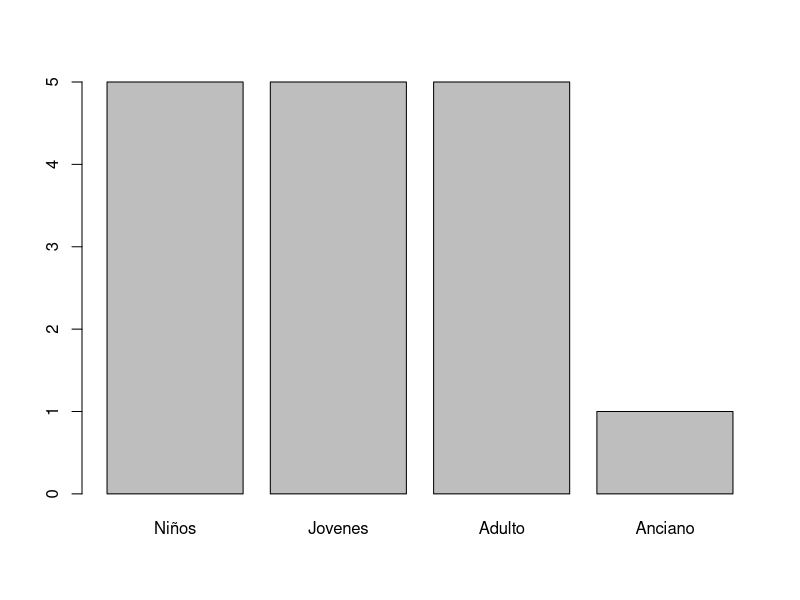
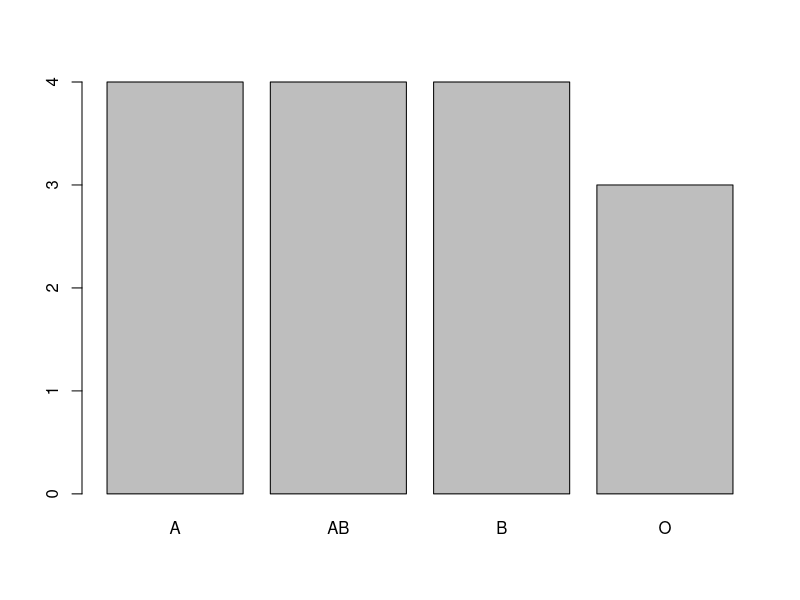

The R source for these figures, in order: (Note: this script raises an error after producing the figures.)
#-----------------------------------------------------
#
#       Maestria MAEC INEGI
#       Propedeutico
#       Introduccion a la Programación
#       Nociones Basicas de R
#
#-----------------------------------------------------

#-----------------------------------------------------
# Librerías necesarias
library(MASS)
library(lattice)

#-----------------------------------------------------
#       LA CONSOLA DE R
#-----------------------------------------------------
# Manera clasica de consultar la ayuda:
help(sd)
?sd
help.search("solve")  # Archivos relacionados con "solve"
help()    # Ayuda para caracteres especiales o palabras reservadas

#Librerias y objetos disponibles
library()  # Muestra las librerias disponibles que pueden ser cargadas
search()   # Muestra las librerias ya cargadas y disponibles
ls()       # Objetos usados

# Se puede usar R como una simple calculadora
5 - 1 + 10  # Suma y resta
7 * 10 / 2  # multiplica y divida
pi      # el número pi
sqrt(2) # Raiz cuadrada 

# Crear objetos mediante asignaciones
x <- 5    # El objeto x toma el valor 5
x       # imprime x   
x = 6     # x ahora toma el valor 6
x
(x <- pi) # asigna el numero pi a x e imprime

# R es sensible a mayúsculas y minúsculas
# Dos objetos diferentes
b <- 2
B <- 4

# Comandos utiles
ls()  #muestra los objetos usados
rm(b) #borra objetos usados
ls()

# Saber si un nombre es una función de R
c

#-----------------------------------------------------
#       TIPOS DE OBJETOS EN R
#-----------------------------------------------------

#-----------------------------------------------------
# Vectores
x <- 0:19    # una secuencia de 20 números
x[5]       # muestra el elemento en la 5ta. posición
x <- seq(1, 10, length = 5)
seq(1, 20, by = 2) # Secuencia de dos en dos
# Vector de ceros.
numeric(6)
integer(3)
rep(2,6) # Vector de constantes

#vectores a traves de "c"
x <- c(1.3,2.5,3.6,4.7,8.2)
y <- c(x, 0, x) # Generamos un vector a partir de otro vector.

# Se pueden agregar nombres a los vectores.
z <- c(1, 3, 45)
names(z)
names(z) <- c("primero","segundo","tercero")
z

#vector logico
x <- 1:5
cond1 <- x < 4
cond1
cond2 <- x >= 3
cond1 & cond2 # Hacemos una ’y’ lógica
logical(3) # Vector de tres elementos lógicos

# Generacion de caracteres
(x <- character(3)) #vector de 3 entradas vacias
# Vector con las 4 primeras letras del alfabeto
x2 <- c("A","B","C","D")
# Otra forma
x3 <- LETTERS[1:4]

# Atributos de un objeto
is.logical(x)
is.numeric(x)
is.integer(x)

# Uso de NA, NaN e Inf
(x <- c(NA,0/0,Inf-Inf,Inf,5)) #diferencias entre NA, NaN e Inf

# Longitud de un vector
length(y) 

# Convertir vectores
h1 <- c(1.3,0.6,-3.8)
h1
h2 <- as.integer(h1) # convierte a enteros
h2 
as.logical(h2) # convierte en logico

# Operaciones con vectores
a <- 5:2
b <- (1:4) * 2
a
b

a + b   # Sumamos vectores
a - b # Diferencia de vectores
a * b # Producto de vectores (elemento a elemento)
a / b # Cociente de vectores (elemento a elemento)
a ^ b # Potencia de vectores (elemento a elemento)

# Producto de un escalar por un vector
2 * a
# Operación con más de dos vectores
d <- rep(2,4)
a + b + d

# Evaluacion de la funcion
#                 x^2 + 2y 
#  f(x,y) = log (-----------)
#                 (x + y)^2
# Definimos los vectores x e y
(x <- 10:6)
(y <- seq(1,9,2))
# Definimos f(x,y) en términos de estos vectores.
# Guardamos los resultados en z
(z <- log(x^2 + 2*y) / (x + y)^2)


#-----------------------------------------------------
# Matrices y arreglos
# definir la matriz
#  | 1 4 7 |
#  | 2 5 8 |
#  | 3 6 9 |
# USaremos
matriz <- matrix(c(1,2,3,4,5,6,7,8,9), nrow = 3, ncol = 3)

# dimensiones de la matriz
dim(matriz)

# Elementos especficos de una matriz
matriz[2,3]
matriz[1:2,2:3] 
matriz[,c(1,3)]

# Multiplicacion de matrices
matriz %*% matriz  # Multiplicacion de matrices
matriz * matriz    # Multiplicacion elemento a elemento

# Dos ejemplos mas
matrix(1:6)
matrix(1:6, nrow = 3)

# Arreglos
x <- array (1:24, c(3,4,2))

array(1:4, 6) # Vector de tamaño 6
array(1:6, c(2,5)) # Matriz 2x5, se llena por columnas

# Matrices (Por defecto llena por columnas)
matrix(c(4,5,9,52,67,48), nrow = 2, ncol = 3)

# Para llenarla por filas, se le agrega byrow=TRUE
matrix(c(4,5,9,52,67,48), nrow = 2, ncol = 3, byrow = TRUE)

# Colocando vectores como columna
(y <- cbind(letters[1:4], LETTERS[1:4]))

#-----------------------------------------------------
#  Listas y factores
# Listas
lista <- list(Marca = "Chevrolet", Modelo = "Aveo", n.puertas = 5, Año = c(2006,2007))
lista
# Seleccionamos posiciones de la lista
lista[[1]] # Posición 1 de la lista
lista[[4]][2] # Posición 4 de la lista, subposición2

# También podemos referirnos a las posiciones por los nombres.
lista$Marca
lista$Modelo

# Factores
# Con la funcion gl()
edades <- gl(4,5,16,labels=c("Niños","Jovenes","Adulto","Anciano"))
edades
# Grafica del factor
plot(edades)

# Con la funcion factor()
sangre <- factor(rep(c("A","B","AB","O"),4,15))
sangre
# Grafica del factor
plot(sangre)

# Ordenar
escolaridad <- factor(rep(c("MedioSuperior","Primaria","Secundaria","Superior","Prescolar"),
                          5,15))
escolaridad
ordered(escolaridad,levels = c("Superior","MedioSuperior","Secundaria","Primaria","Prescolar"))

#-----------------------------------------------------
# Data.frame
# Creando una data.frame
dataf <- data.frame(Nombre = c("Juan","Maria","Jose","Carla"),
                    Edad = c(27,34,40,39),
                    Poblacion = c("Monterrey","Apodaca","Guadalupe", "San Pedro"),
                    Sexo = c("M","F","M","F"),
                    Edo.Civil = c("C","S","S","C"))
dataf
# attach y detach
attach(lista)
Marca
attach(dataf)
Edad

# Otro ejemplo
ojos <- factor(c("Azules","Marrones","Marrones"),
             levels = c("Azules","Marrones","Verdes","Negros"))
datos <- data.frame(Color.ojos = ojos, 
                    Peso = c(68,75,88),
                    Altura = c(1.65,1.79,1.85))
datos
# Convertir matriz en data.frame
datos2 <- as.data.frame(matriz)
# Nombre por defecto de las variables
names(datos2)
# Cambiando los nombres de las varaibles
names(datos2) <- c("Variable 1","Variable 2","Variable 3")
# Uso del operador $
datos$Color.ojos

#-----------------------------------------------------
#     LECTURA/ESCRITURA DE DATOS
#-----------------------------------------------------

#-----------------------------------------------------
# Leer datos de un archivo
# Uso de la funcion read.table()
PreciosCasas <- read.table("datos.casas.txt") 
PreciosCasas
# Otro ejemplo de uso de read.table()
MEXpob <- read.table("MEXpob.txt", header = TRUE)
MEXpob
# Grafico de los datos
plot(Pob. ~ Año, data = MEXpob, pch = 16)
# La funcion scan()
misdatos <- scan("entrada.txt", list("",0,0)) #uso de la funcion scan
misdatos
# La función read.fwf()
misdatos2 <- read.fwf("datos.txt", widths=c(1, 4, 3))
misdatos2

#-----------------------------------------------------
# Guardar datos
# La función write.table()
write.table(PreciosCasas, "./Datos/PreciosCasas2.txt")
write.table(MEXpob, "./Datos/MEXpob2.txt")
# La función write()
# guardando un vector
x <- c(1,2,3,4,5)
write(x, "./Datos/x.txt")
# guardando una matriz
x <- matrix(1:9, ncol = 3, byrow = T)
x
write(t(x), "./Datos/xx.txt", ncol = ncol(x))

#-----------------------------------------------------
#     COMO PROGRAMAR EN R
#-----------------------------------------------------
# Condicional if

# Un ejemplo de if
z <- 1:10
z1 <- sample(z,1)
if (z1 > 7) {w = 1} else {w = 0}
w

# Un ejemplo con condición lógica
x <- TRUE
if(x) y <- 1 else y <- 0
y

# Dos asignaciones a ejecutar
x <- FALSE
if(!x){y <- 1 ; z <- 2}
y
z
# Dos condiciones a verificar
# Raíz n-ésima de un número real
n <- 7; x <- -32
if(n%%2 == 1 || x >=0 ){
  sign(x)*abs(x)^(1/n)
  } else{
  NaN
}

# Ciclos 
# Usando un for y creando vectores logicos
x1 <- as.logical(as.integer(runif(5, 0, 2)))
x1
y1 <- vector() 
y1
for(i in 1 : length(x1)){
  if(x1[i]){y1[i] <- 1}
  else {y1[i] <- 0}
  }
y1

# Un ejemplo de repeat y break
x2 <- 1:10; x3 <- 10:20; i <- 1
repeat{
  y <- x2[i] + x3[i]
  i <- i+1
  if(i == 10) break
}
y

# Funciones
# Definimos la función cubo
cubo <- function(x)
  {return(x^3)}
# Ejecutamos la función cubo con x=2
cubo(3)

# Definimos la funcion ff
ff <- function (x = 1:10, y = (1:10)^2, showgraph = T)
{
  if (showgraph) plot (x,y)
  else print (cbind (x,y))
  return (invisible ())
}
# Ejecuciones de la funcion ff
ff (1:10, (1:10)^2, T)
ff (1:10, (1:10)^2)
ff (1:20, (1:20)^2)

#-----------------------------------------------------
#     GRAFICOS EN R
#-----------------------------------------------------
# Demos
demo(graphics)
demo(persp)
demo(image)

#-----------------------------------------------------
# Distribucion Weibull
tt <- seq(0,2,length=200)
par(mfrow=c(2,2),mar=c(3, 3, 2, 2), oma=c(0,0,2,0))
# Primera funcion
b1 <- .5; t1 <- 1/gamma(1+1/b1)
plot(tt, exp(-(tt/t1)^b1), xlim=c(0,2), cex.axis=.7, cex.lab=.7,
     mgp=c(1.5,.5,0), lwd=2, col="blue", type="l", xlab="t", ylab="",
     main= expression(paste(beta == .5, ", ", theta == .5)))
# Segunda funcion 
b2 <- 1.5; t2 <- 1/gamma(1+1/b2)
plot(tt, exp(-(tt/t2)^b2), xlim=c(0,2), cex.axis=.7, cex.lab=.7,
     mgp=c(1.5,.5,0), lwd=2, col="blue", type="l", xlab="t", ylab="",
     main= expression(paste(beta == 1.5, ", ", theta == 1.108)))
# Tercera funcion
b3 <- 2.5; t3 <- 1/gamma(1+1/b3)
plot(tt, exp(-(tt/t3)^b3), xlim=c(0,2), cex.axis=.7, cex.lab=.7,
     mgp=c(1.5,.5,0), lwd=2, col="blue", type="l", xlab="t", ylab="",
     main= expression(paste(beta == 2.5, ", ", theta == 1.127)))
# Cuarta funcion
b4 <- 5; t4 <- 1/gamma(1+1/b4)
plot(tt, exp(-(tt/t4)^b4), xlim=c(0,2), cex.axis=.7, cex.lab=.7,
     mgp=c(1.5,.5,0), lwd=2, col="blue", type="l", xlab="t", ylab="",
     main=
       substitute(paste(beta == 5, ", ", theta, " = ",t4),list(t4=round(t4,3))))
mtext("Funciones de Supervivencia", outer=TRUE, cex=1.2)
# (en esta grafica, notar en la ultima, el uso de substitute)

#-----------------------------------------------------
# Uso de la funcion layout():
layout( matrix(c(1,1,2,3), ncol = 2, byrow = T), heights = c(2,1))
par(mar=c(3, 3, 2, 2))
b2 <- 1.5; t2 <- 1/gamma(1+1/b4)
# Funcion de densidad
plot(tt, dweibull(tt,shape=b2, scale=t2), xlim=c(0,2), cex.axis=.7, cex.lab=1.2,
     mgp=c(1.5,.5,0), lwd=2, col="blue", type="l", xlab="Funcion de Densidad",
     ylab="", ylim=c(0,.8),main= expression(paste(beta == 1.5, ", ", theta == 1.108)))
# Funcion de supervivencia
plot(tt, exp(-(tt/t2)^b2), xlim=c(0,2), cex.axis=.7, cex.lab=.7,
     mgp=c(1.5,.5,0), lwd=2, col="blue", type="l", xlab="t", ylab="",
     main= "Funcion de Supervivencia")
# Funcion de distribucion
plot(tt, 1-exp(-(tt/t2)^b2), xlim=c(0,2), cex.axis=.7, cex.lab=.7,
     mgp=c(1.5,.5,0), lwd=2, col="blue", type="l", xlab="t", ylab="",
     main= "Funcion de Distribucion")

#-----------------------------------------------------
# Caminata aleatoria
par(mfrow=c(1,1))
n <- 100
xx <- 1:n
cam <- cumsum(sample(c(-1,1), size = n, replace = T))
camina <- function(k){
  plot(1:k, cam[1:k], xlim = c(1,n), ylim = c(-n/10,n/10), type = "l",
       col = "blue", lwd = 2, mgp = c(2,1,0), ylab = "Caminata",
       xlab = "", cex.axis = .8)
  abline(h = 0, col = gray(.8))
  Sys.sleep(0.1) } # Sys.sleep() controla la rapidez de la animacion
trash <- sapply(xx,camina)

#-----------------------------------------------------
# Los siguientes graficos fueron tomados del demo(graphics)
#-----------------------------------------------------
#-----------------------------------------------------
# Una grafica simple, ilustrando el uso de colores en sus distintos elementos.
opar <- par(bg = "white") # guardar parametros
x <- rnorm(50)
plot(x, ann = FALSE, type = "n")
abline(h = 0, col = gray(.90))
lines(x, col = "green4", lty = "dotted")
points(x, bg = "limegreen", pch = 21)
title(main = "Ejemplo simple de uso de color en Plot",
      xlab = "Informacion con un color desvanecido",
      col.main = "blue", col.lab = gray(.7),
      cex.main = 1.2, cex.lab = 1.0, font.main = 4, font.lab = 3)

#-----------------------------------------------------
# Diagrama de pastel.
#x11()
par(bg = "gray")
pie(rep(1,24), col = rainbow(24), radius = 0.9)
title(main = "Una muestra del catalogo de colores",
      cex.main = 1.4, font.main = 3)
title(xlab = "(Use esto como una prueba de la linealidad del monitor)(?)",
      cex.lab = 0.8, font.lab = 3)

#-----------------------------------------------------
# Diagrama de pastel (de nuevo).
pie.sales <- c(0.12, 0.3, 0.26, 0.16, 0.04, 0.12)
names(pie.sales) <- c("Blueberry", "Cherry",
                      "Apple", "Boston Cream", 
                      "Other", "Vanilla Cream")
pie(pie.sales,
    col = c("purple","violetred1","green3","cornsilk","cyan","white"))
title(main = "Ventas de Pasteles en Enero", cex.main = 1.8, font.main = 1)
title(xlab = "Pasteleria Lety", cex.lab = 1.2, font.lab = 3)

#-----------------------------------------------------
# Boxplots.
par(bg="cornsilk")
n <- 10
g <- gl(n, 100, n*100)
x <- rnorm(n*100) + sqrt(as.numeric(g))
boxplot(split(x,g), col = "lavender", notch = TRUE)
title(main = "Boxplots con intervalos de confianza para las medianas",
      xlab = "Grupo", font.main = 4, font.lab = 1, cex.main = .9)

#-----------------------------------------------------
# Area sombreada entre dos graficas.
par(bg="white")
n <- 100
x <- c(0,cumsum(rnorm(n)))
y <- c(0,cumsum(rnorm(n)))
xx <- c(0:n, n:0)
yy <- c(x, rev(y))
plot(xx, yy, type = "n", xlab = "Tiempo", ylab = "Distancia")
polygon(xx, yy, col = "gray")
title("Distancia entre dos movimientos Brownianos")

#-----------------------------------------------------
# Graficas tipo Excel, o algo parecido.
x <- c(0.00, 0.40, 0.86, 0.85, 0.69, 0.48, 0.54, 1.09, 1.11, 1.73, 2.05, 2.02)
par(bg = "lightgray")
plot(x, type = "n", axes = FALSE, ann = FALSE)
usr <- par("usr") # c(x1,x2,y1,y2) con coordenadas de region de graficacion
rect(usr[1], usr[3], usr[2], usr[4], col = "cornsilk", border = "black")
lines(x, col = "blue")
points(x, pch = 21, bg = "lightcyan", cex = 1.25)
axis(2, col.axis = "blue", las = 1)
axis(1, at = 1:12, lab = month.abb, col.axis = "blue")
title(main = "Nivel de interes en R", font.main = 4, col.main = "red")
title(xlab = "1996", col.lab = "red")

#-----------------------------------------------------
# Histograma.
par(bg = "cornsilk")
x <- rnorm(1000)
hist(x, xlim = range(-4, 4, x), col = "lavender", main = "", ylab = "Frecuencia")
title(main = "1000 realizaciones simuladas de una variable normal", font.main = 3)

#-----------------------------------------------------
# Grafica por parejas.
pairs(iris[1:4], main = "Datos de Iris de Edgar Anderson", font.main = 4, pch = 19)

#-----------------------------------------------------
# Grafica por parejas (colores diferentes para cada especie).
aa <- iris
names(aa) <- c("Long.Sepalo","Ancho.Sepalo",
               "Long.Petalo","Ancho.Petalo","Especie")
pairs(aa[1:4], main = "Datos de Iris de Edgar Anderson", pch = 21,
      bg = c("red", "green3", "blue")[unclass(iris$Species)])

#-----------------------------------------------------
# Grafica de contornos.
# volcano es la matriz 87 x 61 de elevaciones del volcan Maunga Whau en NZ
x11()
x <- 10*1:nrow(volcano)
y <- 10*1:ncol(volcano)
lev <- pretty(range(volcano), 10)
par(bg = "lightcyan")
pin <- par("pin")
xdelta <- diff(range(x))
ydelta <- diff(range(y))
xscale <- pin[1]/xdelta
yscale <- pin[2]/ydelta
scale <- min(xscale, yscale)
xadd <- 0.5*(pin[1]/scale - xdelta)
yadd <- 0.5*(pin[2]/scale - ydelta)

plot(numeric(0), numeric(0),
     xlim = range(x)+c(-1,1)*xadd, ylim = range(y)+c(-1,1)*yadd,
     type = "n", ann = FALSE)
usr <- par("usr")
rect(usr[1], usr[3], usr[2], usr[4], col = "green3")
contour(x, y, volcano, levels = lev, col = "yellow", lty = "solid", add = TRUE)
title("Mapa Topografico del Maunga Whau, NZ", font = 4)
title(xlab = "Direccion Norte (metros)", ylab = "Direccion Oeste (metros)",
      font = 3)
mtext("Curvas de nivel cada 10 Metros", side = 3, line = 0.35, outer = FALSE,
      at = mean(par("usr")[1:2]), cex = 0.7, font = 3)

#-----------------------------------------------------
# Graficas condicionales.
# El conjunto de datos quakes es un data frame con 1000 observaciones
# en 5 variables:
# lat = Latitud del evento
# long = Longitud
# depth = Profundidad (km)
# mag = Magnitud en escala de Richter
# stations = Numero de estaciones reportando el evento
par(bg = "cornsilk")
coplot(lat ~ long | depth, data = quakes, pch = 21, bg = "green3")

#-----------------------------------------------------
#   Algunas figuras interesantes
#-----------------------------------------------------
# Espiral de Ulam
# prim = Un programa para calcular los primeros n primos
prim <- function(n){
  if(n==1){return(2)}
  primos <- 2
  notyet <- TRUE
  probar <- 2
  while(notyet){
    probar <- probar + 1
    pritst <- primos[ primos<=sqrt(probar) ]
    aa <- (probar %% pritst)
    if( any(aa==0) ){next}
    primos <- c(primos,probar)
    if( length(primos)==floor(n) ){ return(primos) }
  }
}
# Variables 
m <- 100
pp <- prim( (m+1)^2 )
ii <- seq(3,m+1,by=2)
jj <- length(ii)
# Grafico
par(mar=c(0,0,0,0)+1); xylim <- c(1,m+1)
plot(1, 1, xlim = xylim, ylim = xylim, type = "n", xaxt = "n", yaxt = "n",
     bty = "n", xlab = "", ylab = "")
aa <- c(floor(m/2)+1,floor(m/2)+1)
for(k in 1:jj){
  r <- ii[k]
  co <- cbind(c(rep(r,r),(r-1):2,rep(1,r),2:(r-1)),c(r:1,rep(1,r-2),1:r,rep(r,r-2)))
  co <- co + (jj-k)
  n <- dim(co)[1]
  uu <- (r^2):((r-2)^2)
  rr <- is.element(uu[-(n+1)],pp)
  bb <- co[n,]
  segments(aa[1], aa[2], bb[1], bb[2], col = "black", lwd = 1)
  aa <- co[1,]
  for(i in 1:(n-1)){ 
    segments(co[i,1], co[i,2], co[i+1,1], co[i+1,2], col = "black", lwd = 1)
    }
  points(co[rr,1], co[rr,2], col = "blue", pch = 20) 
  }
title("Espiral de Ulam", cex = .9, line = -.3)

#-----------------------------------------------------
# Laberinto circular
M <- 40; m <- 120; n <- M; xylim <- .95*c(-M,M)
par(mar = c(0,0,0,0)+.6)
plot(0, 0, type = "n", xlim = xylim, ylim = xylim, xaxt = "n", yaxt = "n",
     xlab = "", ylab = "", bty = "n")
pp <- c(0,0)
tet1 <- runif(1, min = 0, max = 2*pi)
for( r in 1:n ){
  qq <- r*c(cos(tet1),sin(tet1))
  segments(pp[1],pp[2],qq[1],qq[2], col = "blue", lwd = 2)
  tet2 <- tet1 + runif(1, min = 0, max = 2*pi)
  ts <- seq(tet1, tet2, length = 200)
  nc <- r*cbind( cos(ts), sin(ts) )
  lines( nc[,1], nc[,2], col = "red", lwd = 2 )
  tet1 <- tet2
  pp <- nc[200,] 
} 

#-----------------------------------------------------
# El copo de nieve de Koch 

# En este ejemplo se tiene anidadas varias funciones
KochSnowflakeExample <- function(){ # Funcion general
  iterate <- function(T,i){ # Primera funcion anidada
    A = T[ ,1]; B=T[ ,2]; C = T[,3];
    if (i == 1){
      d = (A + B)/2; h = (C-d); d = d-(1/3)*h;
      e = (2/3)*B + (1/3)*A; f = (1/3)*B + (2/3)*A;
    }
    if (i == 2){
      d = B; e = (2/3)*B + (1/3)*C; f = (2/3)*B + (1/3)*A;
    }
    if (i == 3){
      d = (B + C)/2; h = (A-d); d = d-(1/3)*h;
      e = (2/3)*C + (1/3)*B; f = (1/3)*C + (2/3)*B;
    }
    if (i == 4){
      d = C; e = (2/3)*C + (1/3)*A; f = (2/3)*C + (1/3)*B;
    }
    if (i == 5){
      d = (A + C)/2; h = (B-d); d = d-(1/3)*h;
      e = (2/3)*A + (1/3)*C; f = (1/3)*A + (2/3)*C;
    }
    if (i == 6){
      d = A; e = (2/3)*A + (1/3)*C; f = (2/3)*A + (1/3)*B;
    }
    if (i == 0){
      d = A; e = B; f = C;
    }
        Tnew = cbind(d,e,f)
    return(Tnew); # Devuelve un triángulo más pequeño.
  }
  # Segunda funcion anidada
  draw <- function(T, col=rgb(0.5,0.2,0),border=rgb(0.5,0.2,0)){
    polygon(T[1,], T[2,], col = col, border = border)
  }
  # Tercera funcion anidada
  Iterate = function(T,v,col=rgb(0.5,0.2,0),border=rgb(0.5,0.2,0)){
    for (i in v) T = iterate(T,i);
    draw(T, col = col, border = border);
  }
  
  # Los vértices del triángulo inicial:
  A = matrix(c(1,0),2,1);
  B = matrix(c(cos(2*pi/3), sin(2*pi/3)),2,1);
  C = matrix(c(cos(2*pi/3),-sin(2*pi/3)),2,1);
  T0 = cbind(A,B,C);
  
  plot(numeric(0), xlim = c(-1.1,1.1), ylim = c(-1.1,1.1), axes = FALSE,
       frame = FALSE, ann = FALSE);
  par(mar = c(0,0,0,0), bg = rgb(1,1,1));
  par(usr = c(-1.1,1.1,-1.1,1.1));
  
  # Dibujar copo de nieve:
  for (i in 0:6) for (j in 0:6) for (k in 0:6) for (l in 0:6) Iterate(T0,c(i,j,k,l));
}
# Ejecucion de la funcion
KochSnowflakeExample()

#-----------------------------------------------------
# Final del script


